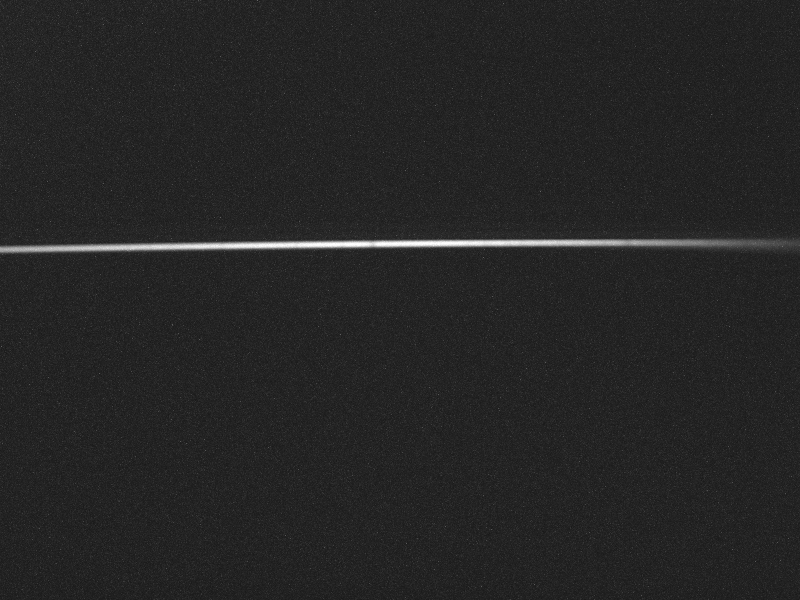
#> input picture Tutorial_3_Astropy/deneb_3s_13.63g_1.bmp, 1600 x 1200 px (shown at 1/2 size)
$ jupyter execute --allow-errors 3-Trace_Extract_Wavelength-CalibrateSpectrum.ipynb
#> lines starting #> are read from the running program, lines starting #| are printed output that depends on the picture; long printed decimals are rounded
## Astronomía Observacional
## Astropy, Tutorial 3: Reducción de datos espectroscópicos, parte 3: Extracción del espectro final calibrado en longitud de onda
María Alejandra Moreno, Cesar Mauricio Mendoza

Este tutorial, el tercero de una serie, muestra cómo aplicar una solución de traza y longitud de onda a datos científicos. A continuación, muestra cómo realizar análisis básicos, es decir, el ajuste de líneas.

## Extraer el espectro científico

Primero, repetimos el proceso de rastreo y extracción derivado en la Parte 1, pero ahora para Deneb:

[cell 1]
from PIL import Image as PILImage
import numpy as np
import matplotlib.pyplot as plt
plt.style.use('dark_background')

[cell 2]
from astropy.modeling.models import Linear1D
from astropy import constants
from astropy import units as u
from astropy.visualization import quantity_support
quantity_support()

[cell 3]
import numpy as np
from PIL import Image as PILImage
image_array_2 = np.array(PILImage.open('deneb_3s_13.63g_1.bmp'))
#> image_array_2 is the input picture: shape (1200, 1600); min 21, max 255, mean 37.3
image_array_1 = np.array(PILImage.open("aldebaran_3s_1.bmp"))
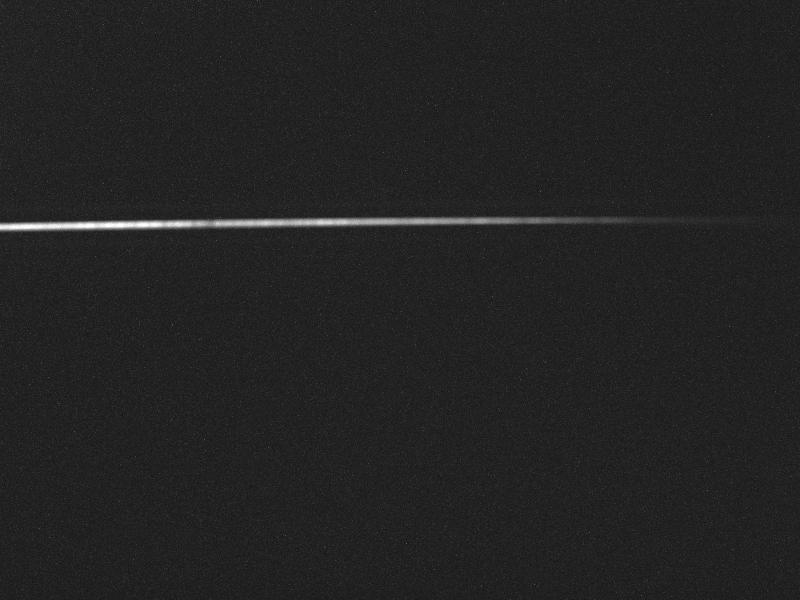
#> input picture Tutorial_3_Astropy/aldebaran_3s_1.bmp, 1600 x 1200 px (shown at 1/2 size)
#> image_array_1 is the input picture: shape (1200, 1600); min 21, max 255, mean 35
image_array_3 = np.array(PILImage.open("vega_2.jpeg").convert("L"))
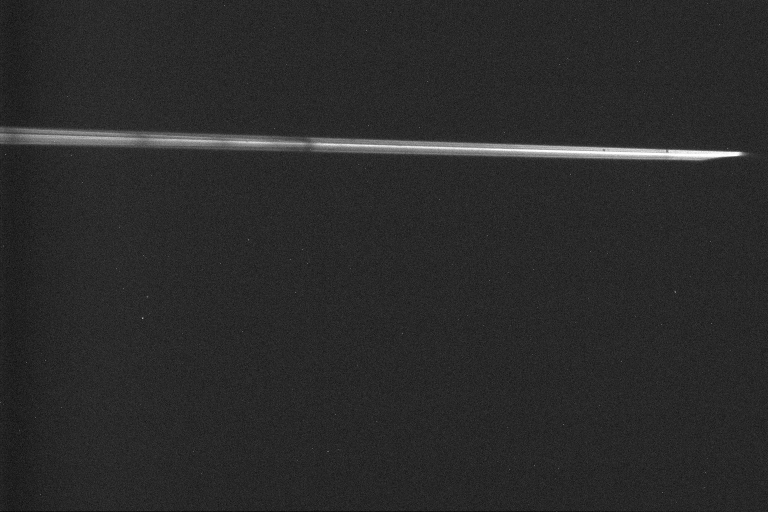
#> input picture Tutorial_3_Astropy/vega_2.jpeg, 1536 x 1024 px (shown at 1/2 size)
image_array_4 = np.array(PILImage.open("Sol.png").convert("L"))
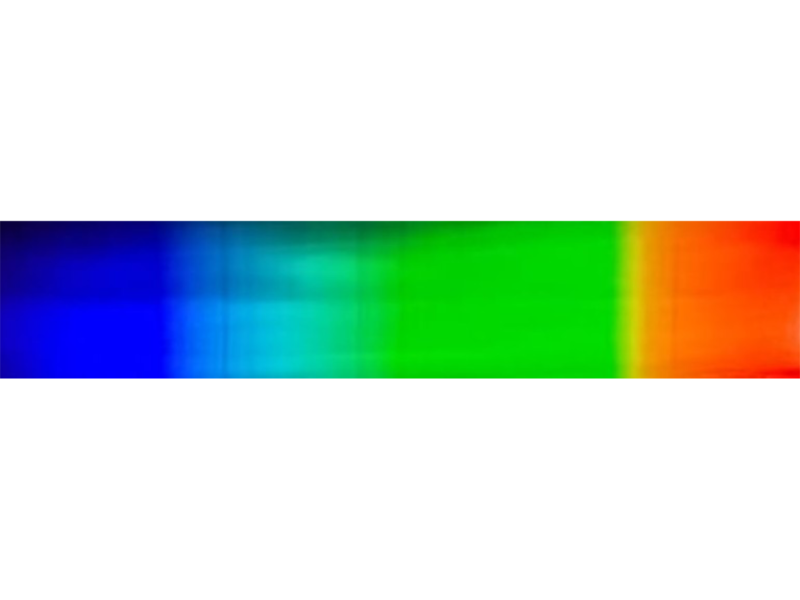
#> input picture Tutorial_3_Astropy/Sol.png, 1600 x 1200 px (shown at 1/2 size)
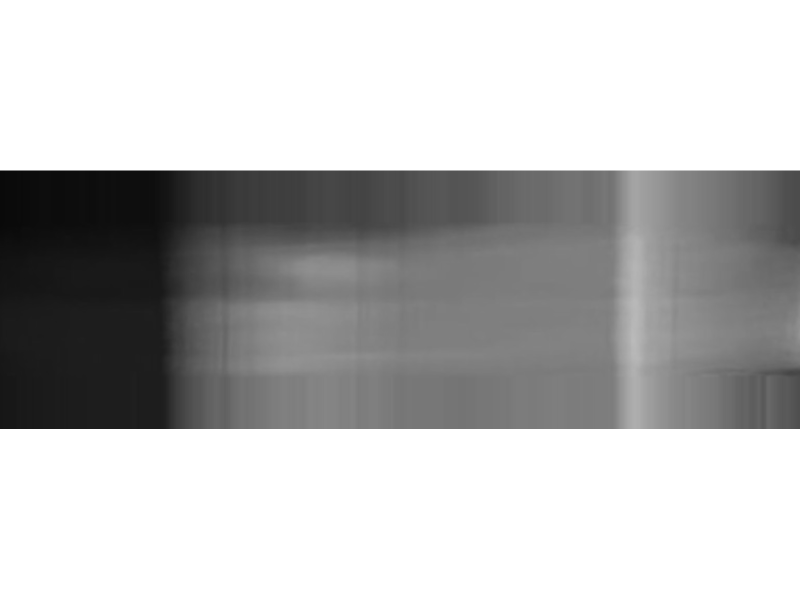
#> image_array_4: shape (1200, 1600) (shown at 1/2 size); min 9, max 255, mean 186.2

[cell 4]
from astropy.modeling.polynomial import Polynomial1D
from astropy.modeling.models import Gaussian1D
from astropy.modeling.fitting import LevMarLSQFitter, LinearLSQFitter
linfitter = LinearLSQFitter()

[cell 5]
yaxis2 = np.repeat(np.arange(470, 520)[:,None], image_array_2.shape[1], axis=1)
xvals2 = np.arange(image_array_2.shape[1])
#> xvals2 = 1600 values from 0 to 1599
weighted_yaxis_values2 = np.average(yaxis2, axis=0, weights=image_array_2[470:520,:] - np.median(image_array_2))
#> weighted_yaxis_values2 = 1600 values, max 499.5 at index 1, min 484.3 at index 1088, mean 489.5
polymodel2 = Polynomial1D(degree=3)
fitted_polymodel2 = linfitter(polymodel2, xvals2, weighted_yaxis_values2)
trace_center2 = fitted_polymodel2(xvals2)
#> trace_center2 = 1600 values, max 498.2 at index 0, min 485.7 at index 1155, mean 489.5

yaxis1 = np.repeat(np.arange(410, 520)[:,None], image_array_1.shape[1], axis=1)
xvals1 = np.arange(image_array_1.shape[1])
#> xvals1 = 1600 values from 0 to 1599
weighted_yaxis_values1 = np.average(yaxis1, axis=0, weights=image_array_1[410:520,:] - np.median(image_array_1))
#> weighted_yaxis_values1 = 1600 values, max 505.9 at index 1515, min 90.08 at index 1451, mean 448.4
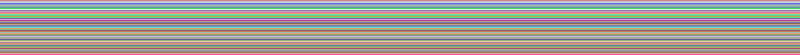
#> yaxis1: shape (110, 1600) int64 (shown at 1/2 size); 110 distinct labels, from 410 to 519; one colour per label, 0 black
polymodel1 = Polynomial1D(degree=3)
fitted_polymodel1 = linfitter(polymodel1, xvals1, weighted_yaxis_values1)
trace_center1 = fitted_polymodel1(xvals1)
#> trace_center1 = 1600 values, max 454.8 at index 0, min 445.2 at index 956, mean 448.4

yaxis3 = np.repeat(np.arange(200, 360)[:,None], image_array_3.shape[1], axis=1)
xvals3 = np.arange(image_array_3.shape[1])
#> xvals3 = 1536 values from 0 to 1535
weighted_yaxis_values3 = np.average(yaxis3, axis=0, weights=image_array_3[200:360,:] - np.median(image_array_3))
#> weighted_yaxis_values3 = 1536 values, max 481.2 at index 1513, min -795.3 at index 1531, mean 289.5
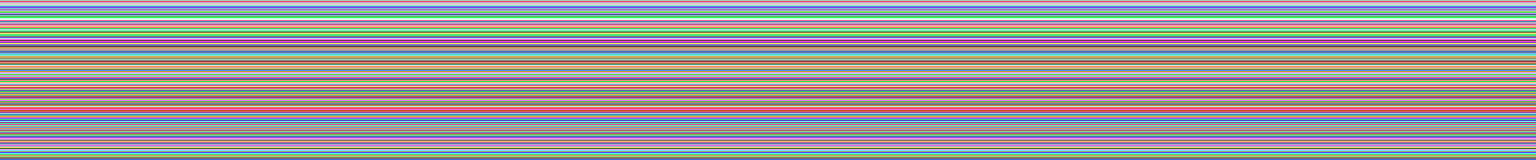
#> yaxis3: shape (160, 1536) int64; 160 distinct labels, from 200 to 359; one colour per label, 0 black
polymodel3 = Polynomial1D(degree=3)
fitted_polymodel3 = linfitter(polymodel3, xvals3, weighted_yaxis_values3)
trace_center3 = fitted_polymodel3(xvals3)
#> trace_center3 = 1536 values, max 303.9 at index 1118, min 271.9 at index 101, mean 289.5

yaxis4 = np.repeat(np.arange(490, 710)[:,None], image_array_4.shape[1], axis=1)
xvals4 = np.arange(image_array_4.shape[1])
#> xvals4 = 1600 values from 0 to 1599
weighted_yaxis_values4 = np.average(yaxis4, axis=0, weights=image_array_4[490:710,:] - np.median(image_array_4))
#> weighted_yaxis_values4 = 1600 values, max 599.2 at index 1216, min 592.2 at index 1599, mean 597.6
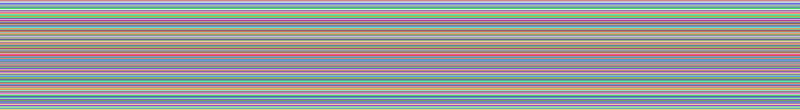
#> yaxis4: shape (220, 1600) int64 (shown at 1/2 size); 220 distinct labels, from 490 to 709; one colour per label, 0 black
polymodel4 = Polynomial1D(degree=3)
fitted_polymodel4 = linfitter(polymodel4, xvals4, weighted_yaxis_values4)
trace_center4 = fitted_polymodel4(xvals4)
#> trace_center4 = 1600 values, max 600.7 at index 0, min 595.1 at index 1599, mean 597.6

[cell 6]
npixels_to_cut = 15
trace_center2 = fitted_polymodel2(xvals2)
cutouts2 = np.array([image_array_2[int(yval)-npixels_to_cut:int(yval)+npixels_to_cut, ii]
                    for yval, ii in zip(trace_center2, xvals2)])
cutouts2.shape
mean_trace_profile2 = cutouts2.mean(axis=0)
#> mean_trace_profile2 = 30 values, max 200.7 at index 15, min 39.58 at index 29, mean 103.7

npixels_to_cut = 15
trace_center1 = fitted_polymodel1(xvals1)
cutouts1 = np.array([image_array_1[int(yval)-npixels_to_cut:int(yval)+npixels_to_cut, ii]
                    for yval, ii in zip(trace_center1, xvals1)])
cutouts1.shape
mean_trace_profile1 = cutouts1.mean(axis=0)
#> mean_trace_profile1 = 30 values, max 148.1 at index 13, min 34.5 at index 29, mean 83.93

npixels_to_cut = 15
trace_center3 = fitted_polymodel3(xvals3)
cutouts3 = np.array([image_array_3[int(yval)-npixels_to_cut:int(yval)+npixels_to_cut, ii]
                    for yval, ii in zip(trace_center3, xvals3)])
cutouts3.shape
mean_trace_profile3 = cutouts3.mean(axis=0)
#> mean_trace_profile3 = 30 values, max 153.8 at index 17, min 62.35 at index 0, mean 120.3

npixels_to_cut = 15
trace_center4 = fitted_polymodel4(xvals4)
cutouts4 = np.array([image_array_4[int(yval)-npixels_to_cut:int(yval)+npixels_to_cut, ii]
                    for yval, ii in zip(trace_center4, xvals4)])
cutouts4.shape
mean_trace_profile4 = cutouts4.mean(axis=0)
#> mean_trace_profile4 = 30 values from 99.47 to 107.1

[cell 7]
spectrum2 = np.array([np.average(image_array_2[int(yval)-npixels_to_cut:int(yval)+npixels_to_cut, ii],
                                weights=mean_trace_profile2)
                     for yval, ii in zip(trace_center2, xvals2)])
#> spectrum2 = 1600 values, max 181.9 at index 704, min 57.12 at index 1589, mean 141.1

spectrum1 = np.array([np.average(image_array_1[int(yval)-npixels_to_cut:int(yval)+npixels_to_cut, ii],
                                weights=mean_trace_profile1)
                     for yval, ii in zip(trace_center1, xvals1)])
#> spectrum1 = 1600 values, max 179.7 at index 239, min 31.54 at index 1557, mean 105.3

spectrum3 = np.array([np.average(image_array_3[int(yval)-npixels_to_cut:int(yval)+npixels_to_cut, ii],
                                weights=mean_trace_profile3)
                     for yval, ii in zip(trace_center3, xvals3)])
#> spectrum3 = 1536 values, max 176.2 at index 1203, min 36.59 at index 1511, mean 125.5

spectrum4 = np.array([np.average(image_array_4[int(yval)-npixels_to_cut:int(yval)+npixels_to_cut, ii],
                                weights=mean_trace_profile4)
                     for yval, ii in zip(trace_center4, xvals4)])
#> spectrum4 = 1600 values, max 181.7 at index 1270, min 22 at index 0, mean 102.8

Luego recuperamos la solución de longitud de onda derivada en la Parte 2.

[cell 8]
wlmodel = Linear1D(slope=-0.10213643, intercept=562.3862495)

[cell 9]
wavelengths2 = wlmodel(xvals2) * u.nm
wavelengths1 = wlmodel(xvals1) * u.nm
wavelengths3 = wlmodel(xvals3) * u.nm
wavelengths4 = wlmodel(xvals4) * u.nm

[cell 10]
plt.suptitle("Deneb", y=1.02)
plt.plot(wavelengths2, spectrum2)

[cell 11]
plt.suptitle("Aldebaran", y=1.02)
plt.plot(wavelengths1, spectrum1)

[cell 12]
plt.suptitle("Vega", y=1.02)
plt.plot(wavelengths3, spectrum3)

[cell 13]
plt.suptitle("Sol", y=1.02)
plt.plot(wavelengths4, spectrum4)

# Análisis

Ahora, realizaremos un análisis básico de nuestro espectro completamente extraído y calibrado en longitud de onda.

Nosotros acercamos la línea 4860 Angstrom - H-Beta de Deneb

[cell 14]
plt.suptitle("Deneb", y=1.02)
plt.plot(wavelengths2, spectrum2)
plt.axis([470,510,140,190])

[cell 15]
plt.suptitle("Aldebaran", y=1.02)
plt.plot(wavelengths1, spectrum1)
plt.axis([510,530,100,170])

[cell 16]
plt.suptitle("Vega", y=1.02)
plt.plot(wavelengths3, spectrum3)
plt.axis([520,550,90,150])

[cell 17]
plt.suptitle("Sol", y=1.02)
plt.plot(wavelengths4, spectrum4)
plt.axis([480,500,100,150])

Podemos utilizar modelos de astropy para construir un modelo de línea de absorción, que consta de un nivel continuo y una gaussiana negativa para representar la característica de absorción.

[cell 18]
absorption_model_guess = Linear1D(slope=0, intercept=175) + Gaussian1D(amplitude=-25, mean=486, stddev=3)
absorption_model_guess2 = Linear1D(slope=0, intercept=135) + Gaussian1D(amplitude=-25, mean=519.5, stddev=1)
absorption_model_guess3 = Linear1D(slope=0, intercept=125) + Gaussian1D(amplitude=-25, mean=533, stddev=2)
absorption_model_guess4 = Linear1D(slope=0, intercept=129) + Gaussian1D(amplitude=-5, mean=489 ,stddev=0.5)

Podemos sobregraficar nuestro modelo supuesto: no es correcto, pero está en el lugar correcto.

[cell 19]
plt.plot(wavelengths2, spectrum2)
plt.suptitle("Deneb", y=1.02)
plt.plot(wavelengths2, absorption_model_guess(wavelengths2.value))
plt.axis([470,510,140,190])

[cell 20]
plt.plot(wavelengths1, spectrum1)
plt.suptitle("Aldebaran", y=1.02)
plt.plot(wavelengths1, absorption_model_guess2(wavelengths1.value))
plt.axis([510,530,100,170])

[cell 21]
plt.plot(wavelengths3, spectrum3)
plt.suptitle("Vega", y=1.02)
plt.plot(wavelengths3, absorption_model_guess3(wavelengths3.value))
plt.axis([520,550,90,150])

[cell 22]
plt.plot(wavelengths4, spectrum4)
plt.suptitle("Sol", y=1.02)
plt.plot(wavelengths4, absorption_model_guess4(wavelengths4.value))
plt.axis([480,500,100,150])

El ajustador de mínimos cuadrados de Levenberg-Marquardt se puede utilizar para encontrar el ajuste óptimo a nuestros datos dado el valor inicial.

[cell 23]
lmfitter = LevMarLSQFitter()
selection = (wavelengths2 > 470*u.nm) & (wavelengths2 < 500*u.nm)
fitted_absorption_model = lmfitter(model=absorption_model_guess, x=wavelengths2.value[selection], y=spectrum2[selection])

selection1 = (wavelengths1 > 510*u.nm) & (wavelengths1 < 530*u.nm)
fitted_absorption_model1 = lmfitter(model=absorption_model_guess2, x=wavelengths1.value[selection1], y=spectrum1[selection1])

selection3 = (wavelengths3 > 520*u.nm) & (wavelengths3 < 550*u.nm)
fitted_absorption_model3 = lmfitter(model=absorption_model_guess3, x=wavelengths3.value[selection3], y=spectrum3[selection3])

selection4 = (wavelengths4 > 480*u.nm) & (wavelengths4 < 500*u.nm)
fitted_absorption_model4 = lmfitter(model=absorption_model_guess4, x=wavelengths4.value[selection4], y=spectrum4[selection4])

[cell 24]
plt.plot(wavelengths2, spectrum2)
plt.suptitle("Deneb", y=1.02)
plt.plot(wavelengths2, fitted_absorption_model(wavelengths2.value))
plt.axis([470,510,140,190])

[cell 25]
plt.plot(wavelengths1, spectrum1)
plt.suptitle("Aldebaran", y=1.02)
plt.plot(wavelengths1, fitted_absorption_model1(wavelengths1.value))
plt.axis([510,530,100,170])

[cell 26]
plt.plot(wavelengths3, spectrum3)
plt.suptitle("Vega", y=1.02)
plt.plot(wavelengths3, fitted_absorption_model3(wavelengths3.value))
plt.axis([520,550,90,150])

[cell 27]
plt.plot(wavelengths4, spectrum4)
plt.suptitle("Sol", y=1.02)
plt.plot(wavelengths4, fitted_absorption_model4(wavelengths4.value))
plt.axis([480,500,100,150])

Ahora podemos separar los dos componentes, el modelo continuo y el modelo de línea de absorción:

[cell 28]
continuum_fit, absorption_fit = fitted_absorption_model

continuum_fit1, absorption_fi1 = fitted_absorption_model1

continuum_fit3, absorption_fi3 = fitted_absorption_model3

continuum_fit4, absorption_fi4 = fitted_absorption_model4

Si graficamos los datos menos el modelo de línea de absorción, obtenemos un bonito "continuo sin líneas":

[cell 29]
plt.plot(wavelengths2, spectrum2)
plt.suptitle("Deneb", y=1.02)
plt.plot(wavelengths2, spectrum2 - absorption_fit(wavelengths2.value))
plt.axis([470,510,140,190])
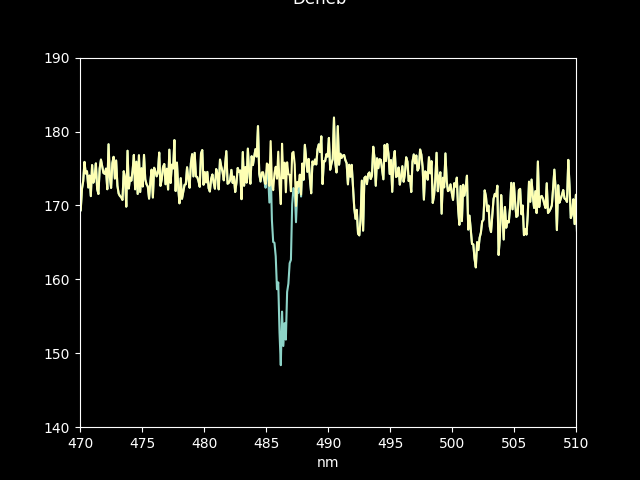
#> figure drawn by matplotlib, 1 panel

[cell 30]
plt.plot(wavelengths1, spectrum1)
plt.suptitle("Aldebaran", y=1.02)
plt.plot(wavelengths1, spectrum1 - absorption_fi1(wavelengths1.value))
plt.axis([510,530,100,170])
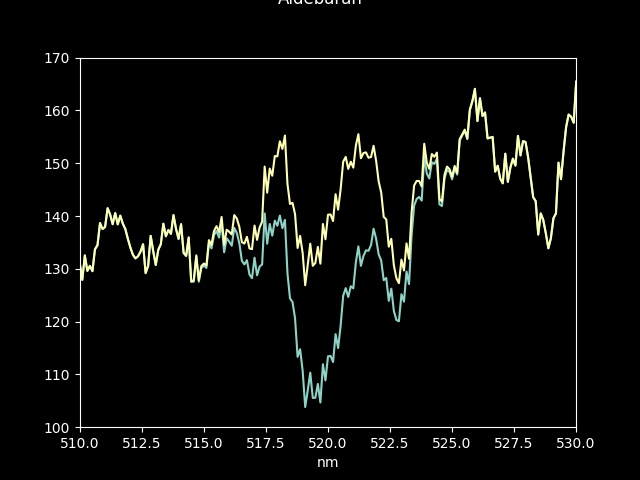
#> figure drawn by matplotlib, 1 panel

[cell 31]
plt.plot(wavelengths3, spectrum3)
plt.suptitle("Vega", y=1.02)
plt.plot(wavelengths3, spectrum3 - absorption_fi3(wavelengths3.value))
plt.axis([520,550,90,150])
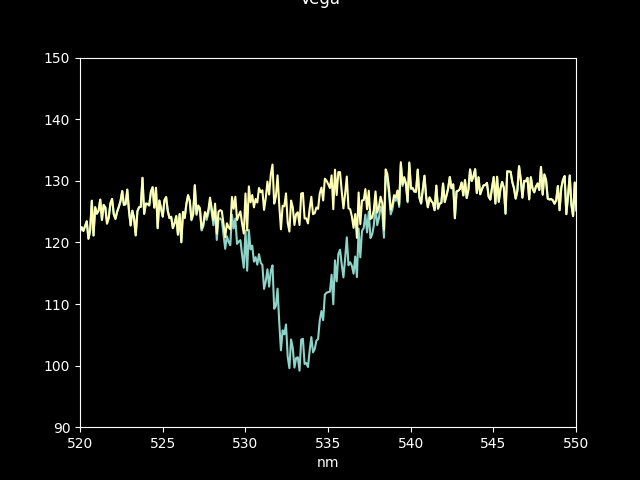
#> figure drawn by matplotlib, 1 panel

[cell 32]
plt.plot(wavelengths4, spectrum4)
plt.suptitle("Sol", y=1.02)
plt.plot(wavelengths4, spectrum4 - absorption_fi4(wavelengths4.value))
plt.axis([480,500,100,150])

El [Ancho Equivalente](https://en.wikipedia.org/wiki/Equivalent_width) de una línea de absorción espectral se define como el ancho de una característica que tiene la misma integral que la línea de absorción, pero que se extiende desde el nivel del continuo hasta cero.

Podemos calcular esto con nuestro modelo, suponiendo que nuestro continuo es plano (con pendiente cero):

[cell 33]
EQW =  -absorption_fit(wavelengths2.value[selection]).sum() / continuum_fit.intercept * u.nm
EQW1 =  -absorption_fi1(wavelengths1.value[selection1]).sum() / continuum_fit1.intercept * u.nm
EQW3 =  -absorption_fi3(wavelengths3.value[selection3]).sum() / continuum_fit3.intercept * u.nm
EQW4 =  -absorption_fi4(wavelengths4.value[selection4]).sum() / continuum_fit4.intercept * u.nm

#> (the rest of this cell did not finish here and is left out)

Utilizando la gaussinana podemos indentificar con la media la linea de absorcion que estamos buscando.

[cell 34]
print(absorption_fit)
#| Model: Gaussian1D
#| Inputs: ('x',)
#| Outputs: ('y',)
#| Model set size: 1
#| Parameters:
#|          amplitude             mean               stddev
#|     ------------------- ------------------ -------------------
#|     -22.815 486.343 0.4969
print(absorption_fi1)
#| Model: Gaussian1D
#| Inputs: ('x',)
#| Outputs: ('y',)
#| Model set size: 1
#| Parameters:
#|          amplitude             mean             stddev
#|     ------------------- ----------------- ------------------
#|     -26.820 520.037 1.741
print(absorption_fi3)
#| Model: Gaussian1D
#| Inputs: ('x',)
#| Outputs: ('y',)
#| Model set size: 1
#| Parameters:
#|         amplitude             mean             stddev
#|     ------------------ ----------------- -----------------
#|     -23.697 533.414 2.058
print(absorption_fi4)
#| Model: Gaussian1D
#| Inputs: ('x',)
#| Outputs: ('y',)
#| Model set size: 1
#| Parameters:
#|          amplitude             mean              stddev
#|     ------------------- ------------------ ------------------
#|     -3.226 488.791 0.4414
